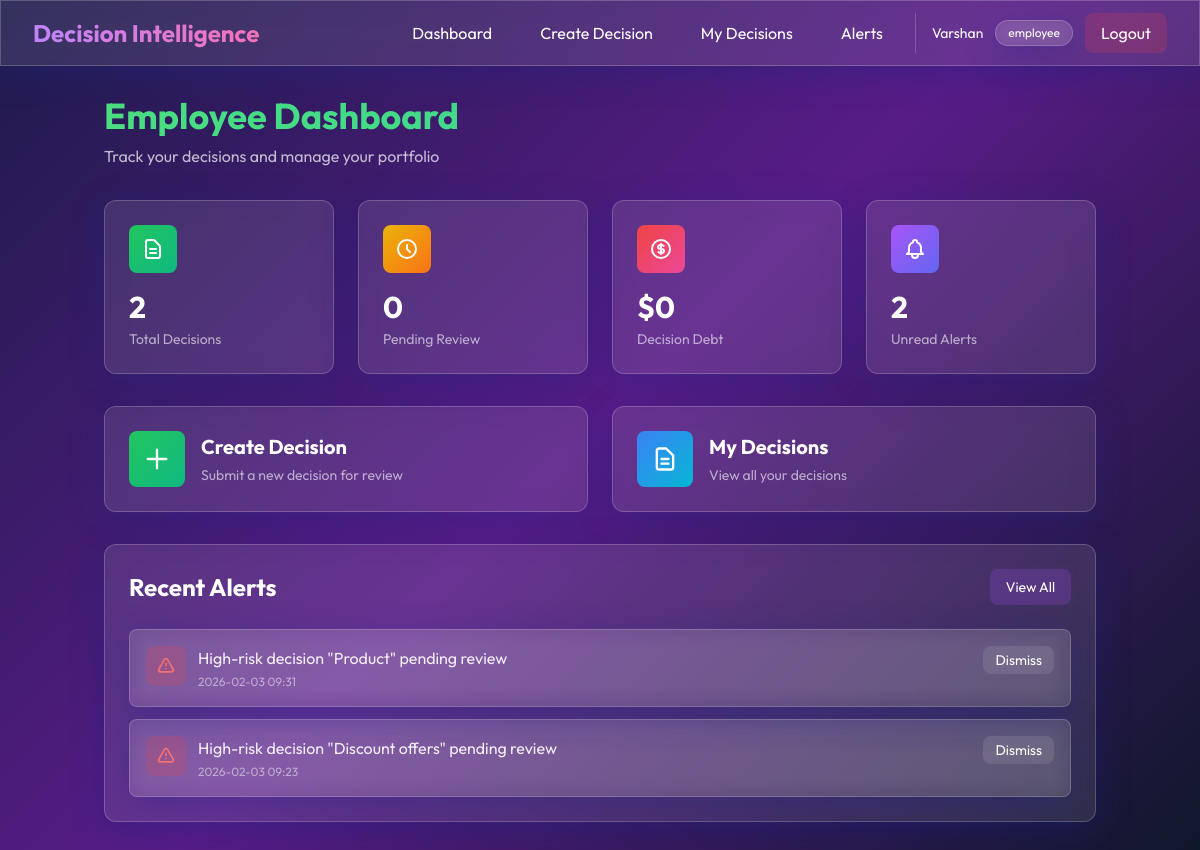
Page /employee/dashboard (signed in) on the committed database.
### app.py (models this page shows, shortened)
class User(UserMixin, db.Model):
    id = db.Column(db.Integer, primary_key=True)
    username = db.Column(db.String(80), unique=True, nullable=False)
    email = db.Column(db.String(120), unique=True, nullable=False)
    password_hash = db.Column(db.String(200), nullable=False)
    role = db.Column(db.String(20), nullable=False)  # admin, manager, employee
    status = db.Column(db.String(20), default='active')
    created_at = db.Column(db.DateTime, default=datetime.utcnow)
    decisions = db.relationship('Decision', backref='creator', lazy=True)
    alerts = db.relationship('Alert', backref='user', lazy=True)

class Alert(db.Model):
    id = db.Column(db.Integer, primary_key=True)
    message = db.Column(db.String(500), nullable=False)
    alert_type = db.Column(db.String(20), nullable=False)  # high_risk, overdue
    is_read = db.Column(db.Boolean, default=False)
    created_at = db.Column(db.DateTime, default=datetime.utcnow)
    user_id = db.Column(db.Integer, db.ForeignKey('user.id'), nullable=False)
    decision_id = db.Column(db.Integer, db.ForeignKey('decision.id'))

### app.py (the view)
@app.route('/employee/dashboard')
@login_required
def employee_dashboard():
    if current_user.role != 'employee':
        return redirect(url_for('landing'))
    total = Decision.query.filter_by(user_id=current_user.id).count()
    pending = Decision.query.filter_by(user_id=current_user.id, status='pending').count()
    debt = db.session.query(func.sum(Decision.financial_impact)).filter(
        Decision.user_id == current_user.id,
        Decision.status == 'pending'
    ).scalar() or 0
    alerts_count = Alert.query.filter_by(user_id=current_user.id, is_read=False).count()
    recent_alerts = Alert.query.filter_by(user_id=current_user.id).order_by(Alert.created_at.desc()).limit(5).all()
    return render_template('employee_dashboard.html',
                         total=total,
                         pending=pending,
                         debt=debt,
                         alerts_count=alerts_count,
                         recent_alerts=recent_alerts)

### app.py (called while the page is built)
@login_manager.user_loader
def load_user(user_id):
    return User.query.get(int(user_id))

### templates/employee_dashboard.html (shortened to what this page needs)
{% extends "base.html" %}
{% block content %}
<div class="max-w-7xl mx-auto">
    <div class="mb-8 fade-in">
        <h1
            class="text-4xl font-bold mb-2 bg-gradient-to-r from-green-400 to-emerald-400 bg-clip-text text-transparent">
        </h1>
        <p class="text-white/70">Track your decisions and manage your portfolio</p>
    </div>
    <div class="grid grid-cols-1 md:grid-cols-2 lg:grid-cols-4 gap-6 mb-8">
        <div class="glass rounded-xl p-6 hover-lift fade-in" style="animation-delay: 0.1s">
            <div class="flex items-center justify-between mb-4">
                <div
                    class="w-12 h-12 rounded-lg bg-gradient-to-br from-green-500 to-emerald-500 flex items-center justify-center">
                    <svg class="w-6 h-6 text-white" fill="none" stroke="currentColor" viewBox="0 0 24 24">
                        <path stroke-linecap="round" stroke-linejoin="round" stroke-width="2"
                            d="M9 12h6m-6 4h6m2 5H7a2 2 0 01-2-2V5a2 2 0 012-2h5.586a1 1 0 01.707.293l5.414 5.414a1 1 0 01.293.707V19a2 2 0 01-2 2z">
                        </path>
                    </svg>
                </div>
            </div>
            <h3 class="text-3xl font-bold mb-1">{{ total }}</h3>
            <p class="text-white/60 text-sm">Total Decisions</p>
        </div>
        <div class="glass rounded-xl p-6 hover-lift fade-in" style="animation-delay: 0.2s">
            <div class="flex items-center justify-between mb-4">
                <div
                    class="w-12 h-12 rounded-lg bg-gradient-to-br from-yellow-500 to-orange-500 flex items-center justify-center">
                    <svg class="w-6 h-6 text-white" fill="none" stroke="currentColor" viewBox="0 0 24 24">
                        <path stroke-linecap="round" stroke-linejoin="round" stroke-width="2"
                            d="M12 8v4l3 3m6-3a9 9 0 11-18 0 9 9 0 0118 0z"></path>
                    </svg>
                </div>
            </div>
            <h3 class="text-3xl font-bold mb-1">{{ pending }}</h3>
            <p class="text-white/60 text-sm">Pending Review</p>
        </div>
        <div class="glass rounded-xl p-6 hover-lift fade-in" style="animation-delay: 0.3s">
            <div class="flex items-center justify-between mb-4">
                <div
                    class="w-12 h-12 rounded-lg bg-gradient-to-br from-red-500 to-pink-500 flex items-center justify-center">
                </div>
            </div>
            <h3 class="text-3xl font-bold mb-1">${{ "{:,.0f}".format(debt) }}</h3>
            <p class="text-white/60 text-sm">Decision Debt</p>
        </div>
        <div class="glass rounded-xl p-6 hover-lift fade-in" style="animation-delay: 0.4s">
            <div class="flex items-center justify-between mb-4">
                <div
                    class="w-12 h-12 rounded-lg bg-gradient-to-br from-purple-500 to-indigo-500 flex items-center justify-center">
                </div>
            </div>
            <h3 class="text-3xl font-bold mb-1">{{ alerts_count }}</h3>
            <p class="text-white/60 text-sm">Unread Alerts</p>
        </div>
    </div>
    <div class="grid grid-cols-1 md:grid-cols-2 gap-6 mb-8">
        <a href="{{ url_for('employee_create_decision') }}" class="glass rounded-xl p-6 hover-lift fade-in group"
            style="animation-delay: 0.5s">
            <div class="flex items-center">
                <div
                    class="w-14 h-14 rounded-lg bg-gradient-to-br from-green-500 to-emerald-500 flex items-center justify-center mr-4">
                    <svg class="w-7 h-7 text-white" fill="none" stroke="currentColor" viewBox="0 0 24 24">
                        <path stroke-linecap="round" stroke-linejoin="round" stroke-width="2" d="M12 4v16m8-8H4"></path>
                    </svg>
                </div>
                <div>
                    <h3 class="text-xl font-bold mb-1 group-hover:text-green-400 transition">Create Decision</h3>
                    <p class="text-white/60 text-sm">Submit a new decision for review</p>
                </div>
            </div>
        </a>
        <a href="{{ url_for('employee_decisions') }}" class="glass rounded-xl p-6 hover-lift fade-in group"
            style="animation-delay: 0.6s">
            <div class="flex items-center">
                <div
                    class="w-14 h-14 rounded-lg bg-gradient-to-br from-blue-500 to-cyan-500 flex items-center justify-center mr-4">
                    <svg class="w-7 h-7 text-white" fill="none" stroke="currentColor" viewBox="0 0 24 24">
                        <path stroke-linecap="round" stroke-linejoin="round" stroke-width="2"
                            d="M9 12h6m-6 4h6m2 5H7a2 2 0 01-2-2V5a2 2 0 012-2h5.586a1 1 0 01.707.293l5.414 5.414a1 1 0 01.293.707V19a2 2 0 01-2 2z">
                        </path>
                    </svg>
                </div>
                <div>
                    <h3 class="text-xl font-bold mb-1 group-hover:text-blue-400 transition">My Decisions</h3>
                    <p class="text-white/60 text-sm">View all your decisions</p>
                </div>
            </div>
        </a>
    </div>
    <div class="glass rounded-xl p-6 fade-in" style="animation-delay: 0.7s">
        <div class="flex items-center justify-between mb-6">
            <h2 class="text-2xl font-bold">Recent Alerts</h2>
            <a href="{{ url_for('employee_alerts') }}"
                class="px-4 py-2 rounded-lg bg-purple-500/20 hover:bg-purple-500/30 transition text-sm">
                View All
            </a>
        </div>
        <div class="space-y-3">
            {% if recent_alerts %}
            {% for alert in recent_alerts %}
            <div class="glass rounded-lg p-4 flex items-start justify-between hover:bg-white/5 transition">
                <div class="flex items-start flex-1">
                    <div class="w-10 h-10 rounded-lg
                            {% if alert.alert_type == 'high_risk' %}bg-red-500/20
                            {% else %}bg-yellow-500/20{% endif %}
                            flex items-center justify-center mr-3 flex-shrink-0">
                        <svg class="w-5 h-5
                                {% if alert.alert_type == 'high_risk' %}text-red-400
                                {% else %}text-yellow-400{% endif %}" fill="none" stroke="currentColor"
                            viewBox="0 0 24 24">
                            <path stroke-linecap="round" stroke-linejoin="round" stroke-width="2"
                                d="M12 9v2m0 4h.01m-6.938 4h13.856c1.54 0 2.502-1.667 1.732-3L13.732 4c-.77-1.333-2.694-1.333-3.464 0L3.34 16c-.77 1.333.192 3 1.732 3z">
                            </path>
                        </svg>
                    </div>
                    <div class="flex-1">
                        <p class="text-white/90 mb-1">{{ alert.message }}</p>
                        <p class="text-white/50 text-xs">{{ alert.created_at.strftime('%Y-%m-%d %H:%M') }}</p>
                    </div>
                </div>
                {% if not alert.is_read %}
                <button onclick="dismissAlert({{ alert.id }})"
                    class="ml-4 px-3 py-1 rounded-lg bg-white/10 hover:bg-white/20 transition text-sm">
                    Dismiss
                </button>
                {% endif %}
            </div>
            {% endfor %}
            {% endif %}
        </div>
    </div>
</div>
{% endblock %}

### templates/base.html (shortened to what this page needs)
<!DOCTYPE html>
<html lang="en">
<head>
    <script src="https://cdn.tailwindcss.com"></script>
</head>
<body class="text-white">
    {% if current_user.is_authenticated %}
    <nav class="glass fixed top-0 left-0 right-0 z-50">
        <div class="max-w-7xl mx-auto px-4 sm:px-6 lg:px-8">
            <div class="flex justify-between items-center h-16">
                <div class="flex items-center">
                    <h1
                        class="text-2xl font-bold bg-gradient-to-r from-purple-400 to-pink-400 bg-clip-text text-transparent">
                    </h1>
                </div>
                <div class="hidden md:flex items-center space-x-4">
                    {% block nav_links %}
                    {% if current_user.role == 'admin' %}
                    <a href="{{ url_for('admin_dashboard') }}"
                        class="px-4 py-2 rounded-lg hover:bg-white/10 transition">Dashboard</a>
                    <a href="{{ url_for('admin_users') }}"
                        class="px-4 py-2 rounded-lg hover:bg-white/10 transition">Users</a>
                    <a href="{{ url_for('admin_create_user') }}"
                        class="px-4 py-2 rounded-lg hover:bg-white/10 transition">Create User</a>
                    {% elif current_user.role == 'employee' %}
                    <a href="{{ url_for('employee_dashboard') }}"
                        class="px-4 py-2 rounded-lg hover:bg-white/10 transition">Dashboard</a>
                    <a href="{{ url_for('employee_create_decision') }}"
                        class="px-4 py-2 rounded-lg hover:bg-white/10 transition">Create Decision</a>
                    <a href="{{ url_for('employee_decisions') }}"
                        class="px-4 py-2 rounded-lg hover:bg-white/10 transition">My Decisions</a>
                    <a href="{{ url_for('employee_alerts') }}"
                        class="px-4 py-2 rounded-lg hover:bg-white/10 transition">Alerts</a>
                    {% endif %}
                    {% endblock %}
                    <div class="flex items-center space-x-3 ml-4 pl-4 border-l border-white/20">
                        <span class="text-sm">{{ current_user.username }}</span>
                        <span class="px-3 py-1 rounded-full text-xs glass">{{ current_user.role }}</span>
                        <a href="{{ url_for('logout') }}"
                            class="px-4 py-2 bg-red-500/20 hover:bg-red-500/30 rounded-lg transition">Logout</a>
                    </div>
                </div>
            </div>
        </div>
    </nav>
    <div class="h-16"></div>
    {% endif %}
    <main class="{% if current_user.is_authenticated %}container mx-auto px-4 py-8{% endif %}">
        {% block content %}{% endblock %}
    </main>
</body>
</html>

### templates/base.html (style rules this page uses)
* { font-family: 'Outfit', sans-serif; }
body { background: linear-gradient(135deg, #1e1b4b 0%, #581c87 50%, #0f172a 100%); min-height: 100vh; background-attachment: fixed; }
.glass { background: rgba(255, 255, 255, 0.1); backdrop-filter: blur(10px); -webkit-backdrop-filter: blur(10px); border: 1px solid rgba(255, 255, 255, 0.2); box-shadow: 0 8px 32px 0 rgba(31, 38, 135, 0.37); }
.fade-in { animation: fadeIn 0.6s ease-out forwards; }
.hover-lift { transition: all 0.4s cubic-bezier(0.175, 0.885, 0.32, 1.275); position: relative; }
.hover-lift::before { content: ''; position: absolute; inset: 0; border-radius: inherit; padding: 2px; background: linear-gradient(135deg, rgba(139, 92, 246, 0.5), rgba(236, 72, 153, 0.5)); -webkit-mask: linear-gradient(#fff 0 0) content-box, linear-gradient(#fff 0 0); -webkit-mask-composite: xor; mask-composite: exclude; opacity: 0; transition: opacity 0.4s ease; }
button, a.px-3 { transition: all 0.3s ease; }

### rows in the picture
User: username "Varshan", role "employee"
Alert: message "High-risk decision \"Product\" pending review", created_at "2026-02-03 09:31"
Alert: message "High-risk decision \"Discount offers\" pending review", created_at "2026-02-03 09:23"

### other values in the picture
{{ total }} "2"
{{ pending }} "0"
{{ "{:,.0f}".format(debt) }} "0"
{{ alerts_count }} "2"
